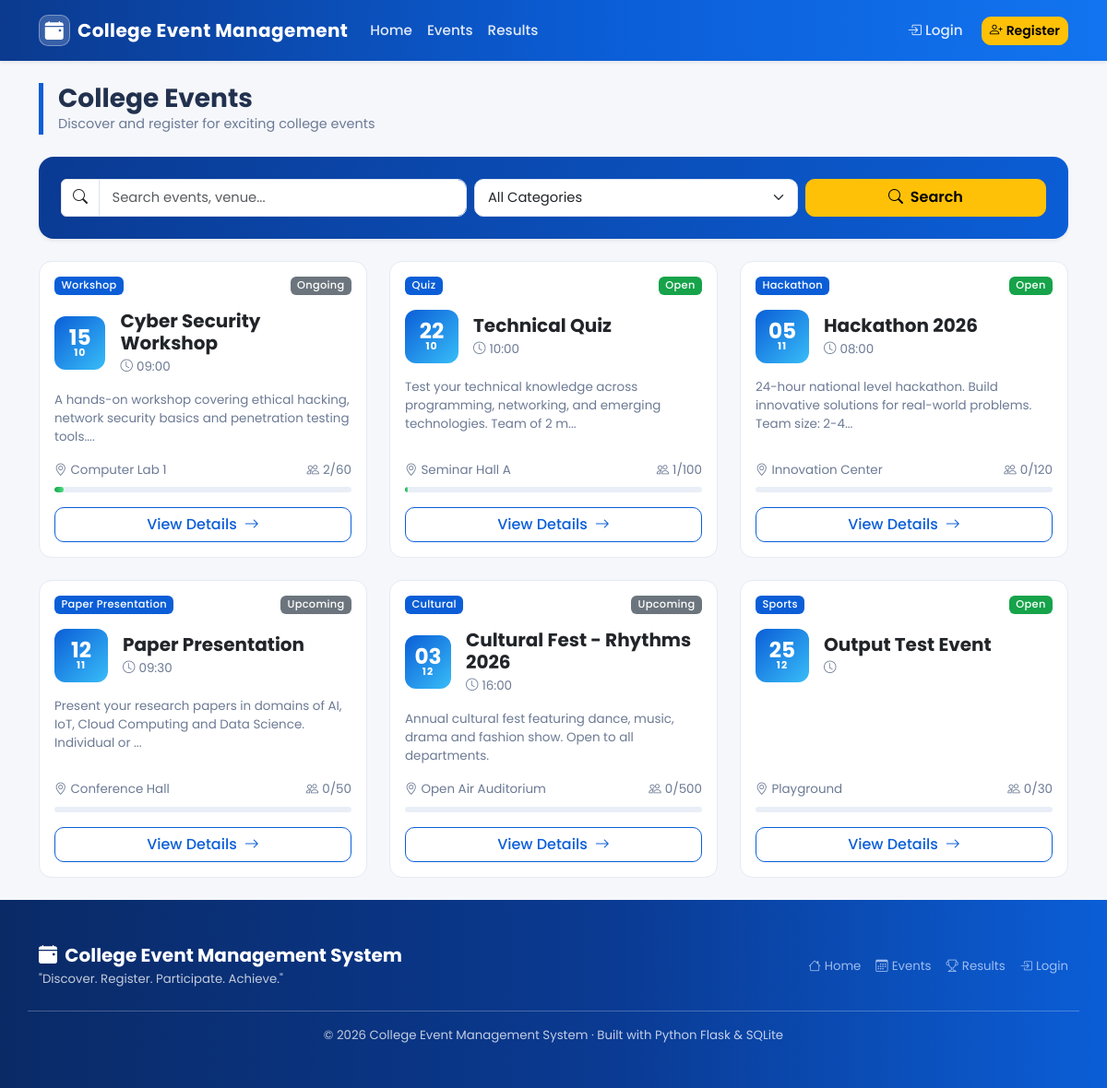
The app's page /events with its own data.
### tables this page shows
CREATE TABLE events (
        id INTEGER PRIMARY KEY AUTOINCREMENT,
        title TEXT NOT NULL,
        description TEXT,
        category TEXT,
        event_date TEXT NOT NULL,
        start_time TEXT,
        end_time TEXT,
        venue TEXT,
        max_participants INTEGER DEFAULT 50,
        registration_deadline TEXT,
        coordinator_id INTEGER,
        status TEXT DEFAULT 'Upcoming',
        created_at TEXT NOT NULL,
        FOREIGN KEY (coordinator_id) REFERENCES users(id)
    );

### app.py (the view)
@app.route('/events')
def events():
    search = request.args.get('q', '').strip()
    category = request.args.get('category', '').strip()
    sql = '''SELECT e.*, u.name coordinator_name,
             (SELECT COUNT(*) FROM registrations r
              WHERE r.event_id = e.id) reg_count
             FROM events e LEFT JOIN users u ON e.coordinator_id = u.id
             WHERE e.status != 'Cancelled' '''
    args = []
    if search:
        sql += ' AND (e.title LIKE ? OR e.description LIKE ? OR e.venue LIKE ?)'
        like = f'%{search}%'
        args += [like, like, like]
    if category:
        sql += ' AND e.category = ?'
        args.append(category)
    sql += ' ORDER BY e.event_date'
    event_list = query(sql, args)
    return render_template('events.html', events=event_list,
                           search=search, selected_category=category)

### app.py (called while the page is built)
def get_db():
    if 'db' not in g:
        g.db = sqlite3.connect(DATABASE)
        g.db.row_factory = sqlite3.Row
        g.db.execute('PRAGMA foreign_keys = ON')
    return g.db

def query(sql, args=(), one=False):
    cur = get_db().execute(sql, args)
    rows = cur.fetchall()
    cur.close()
    return (rows[0] if rows else None) if one else rows

def current_user():
    user_id = session.get('user_id')
    if user_id is None:
        return None
    return query('SELECT * FROM users WHERE id = ?', (user_id,), one=True)

@app.context_processor
def inject_globals():
    user = current_user()
    unread = 0
    if user:
        unread = query('SELECT COUNT(*) c FROM notifications',
                       (), one=True)['c']
    return dict(current_user=user, categories=CATEGORIES,
                notif_count=unread, today=date.today().isoformat())

### templates/events.html (shortened to what this page needs)
{% extends 'base.html' %}
{% block content %}
<div class="page-head mb-4">
  <h3 class="fw-bold">College Events</h3>
  <p>Discover and register for exciting college events</p>
</div>
<div class="card border-0 shadow-sm rounded-4 mb-4" style="background:linear-gradient(120deg,#0a3a92,#0b5ed7);">
  <div class="card-body p-4">
    <form class="row g-2" method="get">
      <div class="col-md-5">
        <div class="input-group">
          <span class="input-group-text bg-white"><i class="bi bi-search"></i></span>
          <input type="text" name="q" class="form-control" placeholder="Search events, venue..." value="{{ search }}">
        </div>
      </div>
      <div class="col-md-4">
        <select name="category" class="form-select">
          <option value="">All Categories</option>
        </select>
      </div>
      <div class="col-md-3 d-grid">
        <button class="btn btn-warning fw-semibold" type="submit"><i class="bi bi-search me-1"></i> Search</button>
      </div>
    </form>
  </div>
</div>
<div class="row g-4">
  {% for event in events %}
  {% set pct = (event.reg_count * 100 / event.max_participants) if event.max_participants else 0 %}
  <div class="col-md-6 col-lg-4">
    <div class="card event-card h-100">
      <div class="card-body d-flex flex-column">
        <div class="d-flex justify-content-between align-items-center mb-3">
          <span class="badge bg-primary">{{ event.category }}</span>
          <span class="badge bg-{% if event.status == 'Open' %}success{% elif event.status == 'Cancelled' %}danger{% else %}secondary{% endif %}">{{ event.status }}</span>
        </div>
        <div class="d-flex gap-3 align-items-center mb-3">
          <div class="event-date-box">
            <span class="d">{{ event.event_date[8:10] }}</span>
            <span class="m">{{ event.event_date[5:7] }}</span>
          </div>
          <div>
            <h5 class="card-title fw-bold mb-1">{{ event.title }}</h5>
            <p class="event-meta mb-0"><i class="bi bi-clock me-1"></i>{{ event.start_time }}</p>
          </div>
        </div>
        <p class="card-text event-meta flex-grow-1">
          {{ event.description[:100] }}{% if event.description|length > 100 %}...{% endif %}
        </p>
        <div class="d-flex justify-content-between event-meta mb-2">
          <span><i class="bi bi-geo-alt me-1"></i>{{ event.venue }}</span>
          <span><i class="bi bi-people me-1"></i>{{ event.reg_count }}/{{ event.max_participants }}</span>
        </div>
        <div class="event-seats mb-3">
          <span style="width: {{ pct|round }}%"></span>
        </div>
        <a href="{{ url_for('event_details', event_id=event.id) }}" class="btn btn-outline-primary w-100 mt-auto">
          View Details <i class="bi bi-arrow-right ms-1"></i>
        </a>
      </div>
    </div>
  </div>
  {% else %}
  <p class="text-muted">No events found. Try a different search.</p>
  {% endfor %}
</div>
{% endblock %}

### templates/base.html (shortened to what this page needs)
<!doctype html>
<html lang="en">
<head>
  <link href="{{ url_for('static', filename='vendor/poppins.css') }}" rel="stylesheet">
  <link href="{{ url_for('static', filename='vendor/bootstrap.min.css') }}" rel="stylesheet">
  <link href="{{ url_for('static', filename='vendor/bootstrap-icons.min.css') }}" rel="stylesheet">
  <link href="{{ url_for('static', filename='css/style.css') }}" rel="stylesheet">
</head>
<body>
  <nav class="navbar navbar-expand-lg navbar-dark bg-primary shadow-sm sticky-top">
    <div class="container">
      <a class="navbar-brand fw-bold" href="{{ url_for('index') }}">
        <span class="brand-badge"><i class="bi bi-calendar-event-fill"></i></span>
        <span>College Event Management</span>
      </a>
      <div class="collapse navbar-collapse" id="navContent">
        <ul class="navbar-nav me-auto">
          <li class="nav-item"><a class="nav-link" href="{{ url_for('index') }}">Home</a></li>
          <li class="nav-item"><a class="nav-link" href="{{ url_for('events') }}">Events</a></li>
          <li class="nav-item"><a class="nav-link" href="{{ url_for('results_page') }}">Results</a></li>
        </ul>
        <ul class="navbar-nav align-items-lg-center gap-lg-1">
          {% if current_user %}
            <li class="nav-item">
              <a class="nav-link" href="{{ url_for('profile') }}">
                <i class="bi bi-person-circle me-1"></i>{{ current_user.name }}
              </a>
            </li>
            <li class="nav-item">
              <a class="nav-link text-warning" href="{{ url_for('logout') }}">
                <i class="bi bi-box-arrow-right me-1"></i>Logout
              </a>
            </li>
          {% else %}
            <li class="nav-item"><a class="nav-link" href="{{ url_for('login') }}"><i class="bi bi-box-arrow-in-right me-1"></i>Login</a></li>
            <li class="nav-item"><a class="btn btn-warning btn-sm fw-semibold ms-lg-2 mt-1 mt-lg-0" href="{{ url_for('register') }}"><i class="bi bi-person-plus me-1"></i>Register</a></li>
          {% endif %}
        </ul>
      </div>
    </div>
  </nav>
  <main class="container my-4">
    {% block content %}{% endblock %}
  </main>
  <footer class="text-white py-5">
    <div class="container">
      <div class="row g-4 align-items-center">
        <div class="col-md-6">
          <h5 class="fw-bold mb-1">
            <i class="bi bi-calendar-event-fill me-1"></i> College Event Management System
          </h5>
          <p class="opacity-75 small mb-0">"Discover. Register. Participate. Achieve."</p>
        </div>
        <div class="col-md-6 text-md-end">
          <div class="d-inline-flex gap-3">
            <a href="{{ url_for('index') }}" class="small opacity-75"><i class="bi bi-house me-1"></i>Home</a>
            <a href="{{ url_for('events') }}" class="small opacity-75"><i class="bi bi-calendar3 me-1"></i>Events</a>
            <a href="{{ url_for('results_page') }}" class="small opacity-75"><i class="bi bi-trophy me-1"></i>Results</a>
            {% if not current_user %}
            <a href="{{ url_for('login') }}" class="small opacity-75"><i class="bi bi-box-arrow-in-right me-1"></i>Login</a>
            {% endif %}
          </div>
        </div>
        <div class="col-12 text-center border-top border-white border-opacity-25 pt-3">
          <p class="small opacity-75 mb-0">&copy; 2026 College Event Management System &middot; Built with Python Flask &amp; SQLite</p>
        </div>
      </div>
    </div>
  </footer>
</body>
</html>

### static/css/style.css (style rules this page uses)
:root { --cems-primary: #0b5ed7; --cems-primary-dark: #093d8f; --cems-primary-light: #e9f0ff; --cems-dark: #13294b; --cems-gray: #6c7a94; --cems-bg: #f5f7fb; --cems-border: #e5eaf3; --cems-success: #16a34a; --cems-warning: #f59e0b; --cems-danger: #dc2626; --cems-radius: 14px; --cems-shadow: 0 6px 24px rgba(15, 40, 90, 0.08); --cems-shadow-lg: 0 14px 40px rgba(15, 40, 90, 0.14); }
* { box-sizing: border-box; }
html { scroll-behavior: smooth; }
body { font-family: 'Poppins', 'Segoe UI', system-ui, sans-serif; background: var(--cems-bg); color: #22314e; min-height: 100vh; display: flex; flex-direction: column; font-size: 0.95rem; }
main { flex: 1; }
h1, h2, h3, h4, h5, h6, .navbar-brand { font-family: 'Poppins', sans-serif; }
a { text-decoration: none; }
.navbar { background: linear-gradient(90deg, #0b3a8f 0%, #0b5ed7 55%, #1274f0 100%) !important; box-shadow: 0 4px 18px rgba(11, 62, 143, 0.25); padding: 0.7rem 0; }
.navbar-brand { font-weight: 700; font-size: 1.25rem; letter-spacing: 0.4px; display: inline-flex; align-items: center; gap: 0.5rem; }
.navbar-brand .brand-badge { width: 34px; height: 34px; display: inline-flex; align-items: center; justify-content: center; background: rgba(255, 255, 255, 0.18); border: 1px solid rgba(255, 255, 255, 0.35); border-radius: 10px; }
.navbar .nav-link { color: rgba(255, 255, 255, 0.88); font-weight: 500; padding: 0.5rem 0.9rem; border-radius: 8px; transition: all 0.2s ease; }
.btn { border-radius: 10px; font-weight: 500; transition: all 0.2s ease; }
.btn-outline-primary { color: var(--cems-primary); border: 1.5px solid var(--cems-primary); }
.card { border: 1px solid var(--cems-border); border-radius: var(--cems-radius); box-shadow: var(--cems-shadow); }
.event-card { border-radius: var(--cems-radius); border: 1px solid var(--cems-border); box-shadow: none; transition: all 0.25s ease; }
.event-card .event-date-box { display: inline-flex; flex-direction: column; align-items: center; justify-content: center; width: 58px; height: 58px; border-radius: 12px; background: linear-gradient(135deg, var(--cems-primary), #38bdf8); color: #fff; font-weight: 700; line-height: 1; }
.event-card .event-date-box .d { font-size: 1.45rem; }
.event-card .event-date-box .m { font-size: 0.68rem; text-transform: uppercase; letter-spacing: 1px; }
.event-meta { font-size: 0.84rem; color: var(--cems-gray); }
.event-seats { height: 6px; border-radius: 6px; background: #e9eef7; overflow: hidden; }
.event-seats > span { display: block; height: 100%; border-radius: 6px; background: linear-gradient(90deg, #16a34a, #4ade80); }
.badge { font-weight: 500; letter-spacing: 0.3px; }
.badge.bg-primary { background: var(--cems-primary) !important; }
.badge.bg-success { background: var(--cems-success) !important; }
.form-control, .form-select { border-radius: 10px; border: 1.5px solid #dbe3f0; padding: 0.55rem 0.85rem; font-size: 0.92rem; transition: border-color 0.2s, box-shadow 0.2s; }
footer { margin-top: auto; background: linear-gradient(90deg, #0a2a66 0%, #0a3a92 55%, #0b5ed7 100%) !important; }
footer a { color: #cfe0ff; }
.page-head { border-left: 5px solid var(--cems-primary); padding-left: 1rem; }
.page-head h3 { margin-bottom: 0; }
.page-head p { margin-bottom: 0; color: var(--cems-gray); font-size: 0.9rem; }

### records on screen
events: category "Workshop", status "Ongoing", event_date "15", event_date "10", title "Cyber Security Workshop", start_time "09:00", description "A hands-on workshop covering ethical hacking, network security basics and penetration testing tools.", venue "Computer Lab 1", reg_count "2", max_participants "60", {{ pct|round }} 3.0 (drawn)
events: category "Quiz", status "Open", event_date "22", event_date "10", title "Technical Quiz", start_time "10:00", description "Test your technical knowledge across programming, networking, and emerging technologies. Team of 2 m", venue "Seminar Hall A", reg_count "1", max_participants "100", {{ pct|round }} 1.0 (drawn)
events: category "Hackathon", status "Open", event_date "05", event_date "11", title "Hackathon 2026", start_time "08:00", description "24-hour national level hackathon. Build innovative solutions for real-world problems. Team size: 2-4", venue "Innovation Center", reg_count "0", max_participants "120"
events: category "Paper Presentation", status "Upcoming", event_date "12", event_date "11", title "Paper Presentation", start_time "09:30", description "Present your research papers in domains of AI, IoT, Cloud Computing and Data Science. Individual or", venue "Conference Hall", reg_count "0", max_participants "50"
events: category "Cultural", status "Upcoming", event_date "03", event_date "12", title "Cultural Fest - Rhythms 2026", start_time "16:00", description "Annual cultural fest featuring dance, music, drama and fashion show. Open to all departments.", venue "Open Air Auditorium", reg_count "0", max_participants "500"
events: category "Sports", status "Open", event_date "25", event_date "12", title "Output Test Event", venue "Playground", reg_count "0", max_participants "30"
